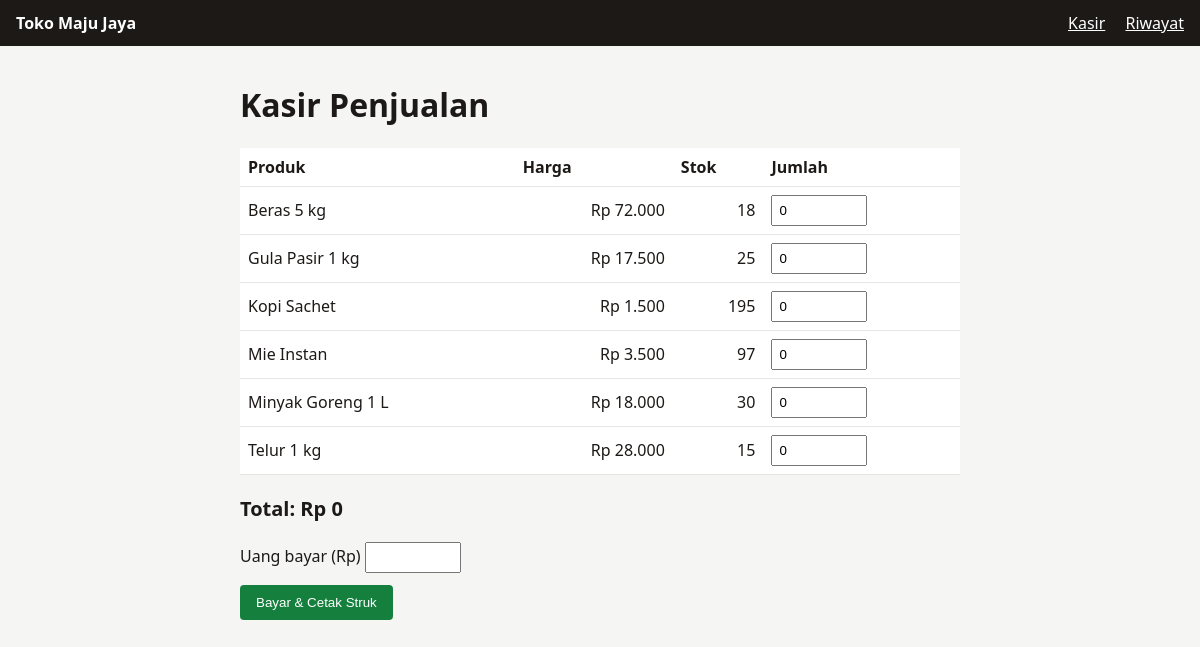
The page / on the database its author committed.
### tables this page shows
CREATE TABLE produk (
                id INTEGER PRIMARY KEY, nama TEXT NOT NULL,
                harga INTEGER NOT NULL, stok INTEGER NOT NULL);

### app.py (the view)
@app.route("/")
def index():
    with db() as conn:
        produk = conn.execute("SELECT * FROM produk ORDER BY nama").fetchall()
    return render_template("index.html", produk=produk, toko=NAMA_TOKO, error=request.args.get("error"))

### app.py (called while the page is built)
def db():
    conn = sqlite3.connect(app.config["DB"])
    conn.row_factory = sqlite3.Row
    return conn

@app.template_filter("rp")
def rupiah(n):
    return "Rp " + f"{n:,}".replace(",", ".")

### templates/index.html (shortened to what this page needs)
{% extends "base.html" %}
{% block content %}
<h1>Kasir Penjualan</h1>
<form method="post" action="{{ url_for('checkout') }}">
  <table>
    <thead><tr><th>Produk</th><th>Harga</th><th>Stok</th><th>Jumlah</th></tr></thead>
    <tbody>
    {% for p in produk %}
      <tr>
        <td>{{ p.nama }}</td>
        <td class="num">{{ p.harga|rp }}</td>
        <td class="num">{{ p.stok }}</td>
        <td><input type="number" name="qty_{{ p.id }}" min="0" max="{{ p.stok }}" value="0"
                   data-harga="{{ p.harga }}" aria-label="Jumlah {{ p.nama }}"></td>
      </tr>
    {% endfor %}
    </tbody>
  </table>
  <p class="total">Total: <span id="total">Rp 0</span></p>
  <label>Uang bayar (Rp) <input type="number" name="bayar" min="0" required></label>
  <button type="submit">Bayar &amp; Cetak Struk</button>
</form>
{% endblock %}

### templates/base.html (shortened to what this page needs)
<!doctype html>
<html lang="id">
<head>
  <link rel="stylesheet" href="{{ url_for('static', filename='style.css') }}">
</head>
<body>
  <header class="no-print">
    <strong>{{ toko }}</strong>
    <nav><a href="{{ url_for('index') }}">Kasir</a> <a href="{{ url_for('riwayat') }}">Riwayat</a></nav>
  </header>
  <main>{% block content %}{% endblock %}</main>
</body>
</html>

### static/style.css (style rules this page uses)
body { font-family: system-ui, sans-serif; margin: 0; background: #f5f5f4; color: #1c1917; }
header { display: flex; justify-content: space-between; padding: 12px 16px; background: #1c1917; color: #fff; }
header a { color: #fff; margin-left: 16px; }
main { max-width: 720px; margin: 0 auto; padding: 16px; }
table { width: 100%; border-collapse: collapse; background: #fff; }
th, td { padding: 8px; border-bottom: 1px solid #e7e5e4; text-align: left; }
.num { text-align: right; }
input[type=number] { width: 80px; padding: 6px; }
label { display: block; margin: 12px 0; }
button { padding: 10px 16px; background: #15803d; color: #fff; border: 0; border-radius: 4px; cursor: pointer; }
.total { font-size: 1.25rem; font-weight: bold; }

### rows shown on the page
produk: nama "Beras 5 kg", harga|rp "Rp 72.000", stok "18"
produk: nama "Gula Pasir 1 kg", harga|rp "Rp 17.500", stok "25"
produk: nama "Kopi Sachet", harga|rp "Rp 1.500", stok "195"
produk: nama "Mie Instan", harga|rp "Rp 3.500", stok "97"
produk: nama "Minyak Goreng 1 L", harga|rp "Rp 18.000", stok "30"
produk: nama "Telur 1 kg", harga|rp "Rp 28.000", stok "15"

### other values the page prints
{{ toko }} "Toko Maju Jaya"
